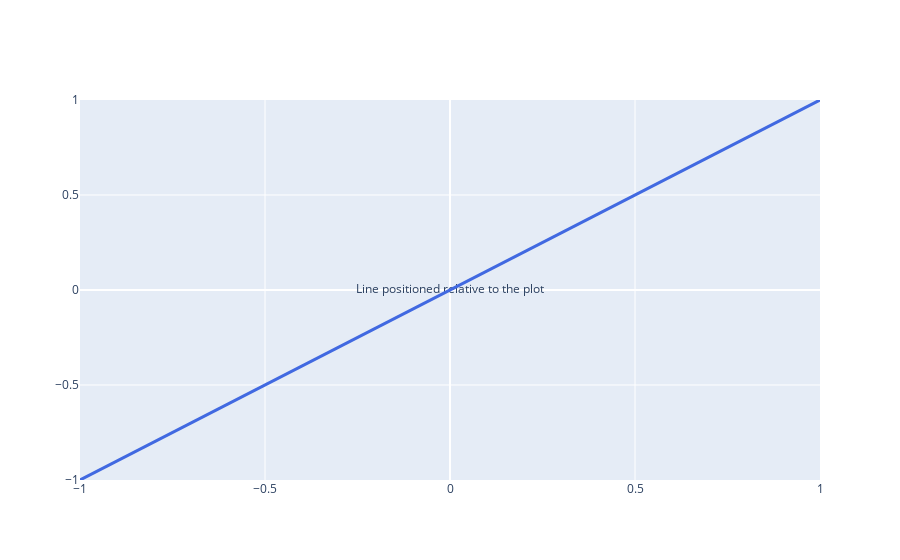

Write notebook code for a chart like this one.
### Markdown cell above
<center><h3> Методи на истражување </h3></center>

### Code cell
fig = go.Figure()
fig.update_xaxes(range=[-1, 1])
fig.update_yaxes(range=[-1, 1])

fig.add_trace(go.Scatter(
    x=[0, 0],
    text=["Line positioned relative to the plot"
         ],
    mode="text",
))

fig.add_shape(type="line",
    x0=-1, y0=-1, x1=1, y1=1,
    line=dict(color="RoyalBlue",width=3)
)
fig.show()
#ne raboti :(

### Figure 1 — Plotly figure (JSON) as saved in the notebook; plotly's stock layout.template omitted (floating-point values rounded to 4 significant figures)
{"data": [{"mode": "text", "text": ["Line positioned relative to the plot"], "type": "scatter", "x": [0, 0]}], "layout": {"shapes": [{"line": {"color": "RoyalBlue", "width": 3}, "type": "line", "x0": -1, "x1": 1, "y0": -1, "y1": 1}], "xaxis": {"range": [-1, 1]}, "yaxis": {"range": [-1, 1]}}}
